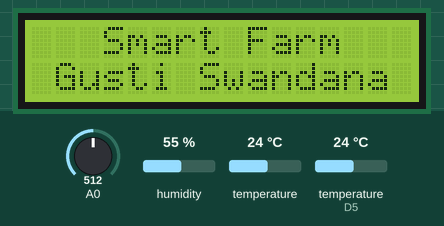
This sketch was run on a simulated ESP8266 (NodeMCU). Parts: 16×2 character LCD. Inputs (shaded band) come from the test bench; at power-on: A0 = 512, humidity 55 %, temperature 24 °C, temperature (sensor on D5) 24 °C. WiFi joins after 1.5 s; servers stay silent unless stated; what the sketch prints to the serial monitor is not drawn.

Above: at 0.2 s.
At 1.8 s:
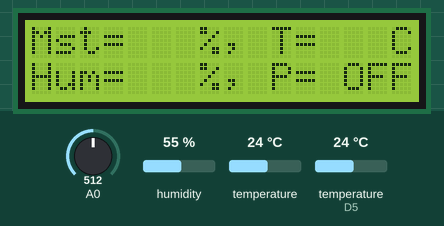
At 4.1 s:
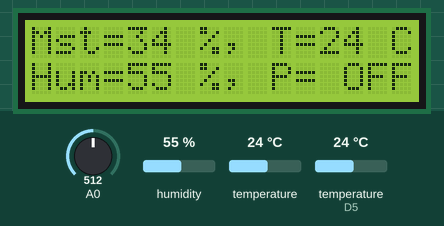

The sketch:

DHTtoFireBase.ino
```cpp
#include <Arduino.h>
#if defined(ESP32)
  #include <WiFi.h>
#elif defined(ESP8266)
  #include <ESP8266WiFi.h>
#endif
#include <Firebase_ESP_Client.h>
#include "addons/TokenHelper.h"
#include "addons/RTDBHelper.h"

#include <DallasTemperature.h>
#include <OneWire.h>
#include <DHT.h>
#include <LiquidCrystal_I2C.h>
#define ONE_WIRE_BUS D5
#define DHTPIN D3
#define DHTTYPE DHT11
#define pump D6

#define WIFI_SSID "HAHAHAH"
#define WIFI_PASSWORD "123456778"
#define API_KEY "AIzaSyDe9f04S1jstRY-v6ZNcg3ZEFvr8vlDK5Y" ////Replace With you API KEY on Firebase
// Insert RTDB URLefine the RTDB URL */
#define DATABASE_URL "https://xxxxxx.firebaseio.com/"  //Replace With you URL Firebase
//Define Firebase Data object
FirebaseData fbdo;
FirebaseAuth auth;
FirebaseConfig config;

unsigned long sendDataPrevMillis = 0;
bool signupOK = false;

DHT dht(DHTPIN, DHTTYPE);
OneWire oneWire(ONE_WIRE_BUS);
DallasTemperature sensors(&oneWire);
LiquidCrystal_I2C lcd(0x27, 16, 2);

const int AirValue = 620;
const int WaterValue = 310;
int soilMoistureValue = 0;
int soilmoist=0;
int humi, temp;
//=====================================
void setup(void)
{
  lcd.begin(16,2);
  lcd.init();
  lcd.backlight();
  lcd.clear();
  lcd.print("   Smart Farm  ");
  lcd.setCursor(0, 1);
  lcd.print(" Gusti Swandana ");
  sensors.begin();
  dht.begin();
  delay(1500);
  lcd.clear();
  lcd.print("Mst=   %, T=   C");
  lcd.setCursor(0, 1);
  lcd.print("Hum=   %, P= OFF");

  Serial.begin(115200);
  WiFi.begin(WIFI_SSID, WIFI_PASSWORD);
  Serial.print("Connecting to Wi-Fi");
  while (WiFi.status() != WL_CONNECTED){
    Serial.print(".");
    delay(300);
  }
  Serial.println();
  Serial.print("Connected with IP: ");
  Serial.println(WiFi.localIP());
  Serial.println();

  /* Assign the api key (required) */
  config.api_key = API_KEY;

  /* Assign the RTDB URL (required) */
  config.database_url = DATABASE_URL;

  /* Sign up */
  if (Firebase.signUp(&config, &auth, "", "")){
    Serial.println("ok");
    signupOK = true;
  }
  else{
    Serial.printf("%s\n", config.signer.signupError.message.c_str());
  }

  /* Assign the callback function for the long running token generation task */
  config.token_status_callback = tokenStatusCallback; //see addons/TokenHelper.h

  Firebase.begin(&config, &auth);
  Firebase.reconnectWiFi(true);
}
//=====================================
void loop(void)
{
  if (Firebase.ready() && signupOK && (millis() - sendDataPrevMillis > 15000 || sendDataPrevMillis == 0)){
    sendDataPrevMillis = millis();
    //STORE TO RTDB
    sensors.requestTemperatures();
    temp=sensors.getTempCByIndex(0);

    soilMoistureValue = analogRead(A0);
    soilmoist= map(soilMoistureValue, AirValue, WaterValue, 0, 100);
    if(soilmoist >= 100)
      {
        soilmoist=100;
      }
    else if(soilmoist <=0)
      {
        soilmoist=0;
      }

    humi = dht.readHumidity();
    if (isnan(humi) ) {
      humi = 0;
      return;
    }
    Serial.print("Temp :");
    Serial.println(temp);
    lcd.setCursor(12,0);
    lcd.print(temp);

    Serial.print("Soil Moisture :");
    Serial.print(soilmoist);
    Serial.println("%");
    lcd.setCursor(4,0);
    lcd.print(soilmoist);
    lcd.print(" ");
    Serial.print("Humi:");
    Serial.println(humi);
    Serial.println();
    lcd.setCursor(4,1);
    lcd.print(humi);


    if (Firebase.RTDB.setInt(&fbdo, "Sensor/tempt", temp)){
      Serial.println("PASSED");
      Serial.println("PATH: " + fbdo.dataPath());
      Serial.println("TYPE: " + fbdo.dataType());
    }
    else {
      Serial.println("FAILED");
      Serial.println("REASON: " + fbdo.errorReason());
    }

    if (Firebase.RTDB.setInt(&fbdo, "Sendor/soilmoist", soilmoist)){
      Serial.println("PASSED");
      Serial.println("PATH: " + fbdo.dataPath());
      Serial.println("TYPE: " + fbdo.dataType());
    }
    else {
      Serial.println("FAILED");
      Serial.println("REASON: " + fbdo.errorReason());
    }

    if (Firebase.RTDB.setInt(&fbdo, "Sendor/humi", humi)){
      Serial.println("PASSED");
      Serial.println("PATH: " + fbdo.dataPath());
      Serial.println("TYPE: " + fbdo.dataType());
    }
    else {
      Serial.println("FAILED");
      Serial.println("REASON: " + fbdo.errorReason());
    }
  }

}
```

Measured:
- what the display in image 1 shows lasts 2.3 s, from 1.7 s to 4.0 s
